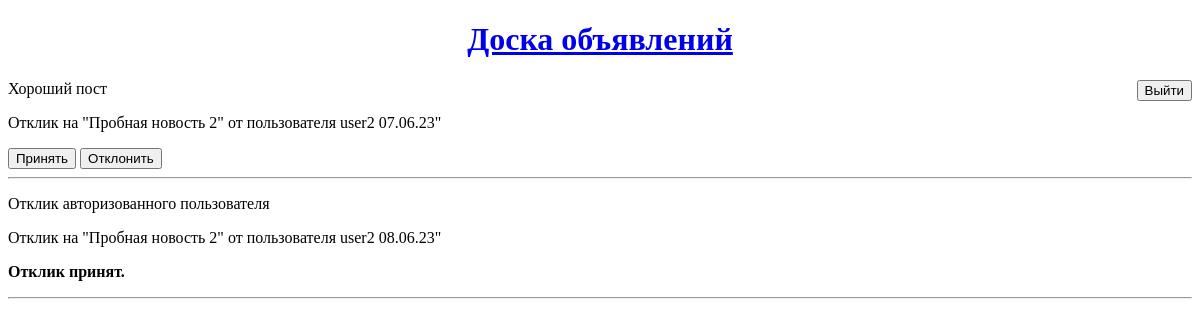
/responses/ (signed in), run on an earlier commit of the app's database.
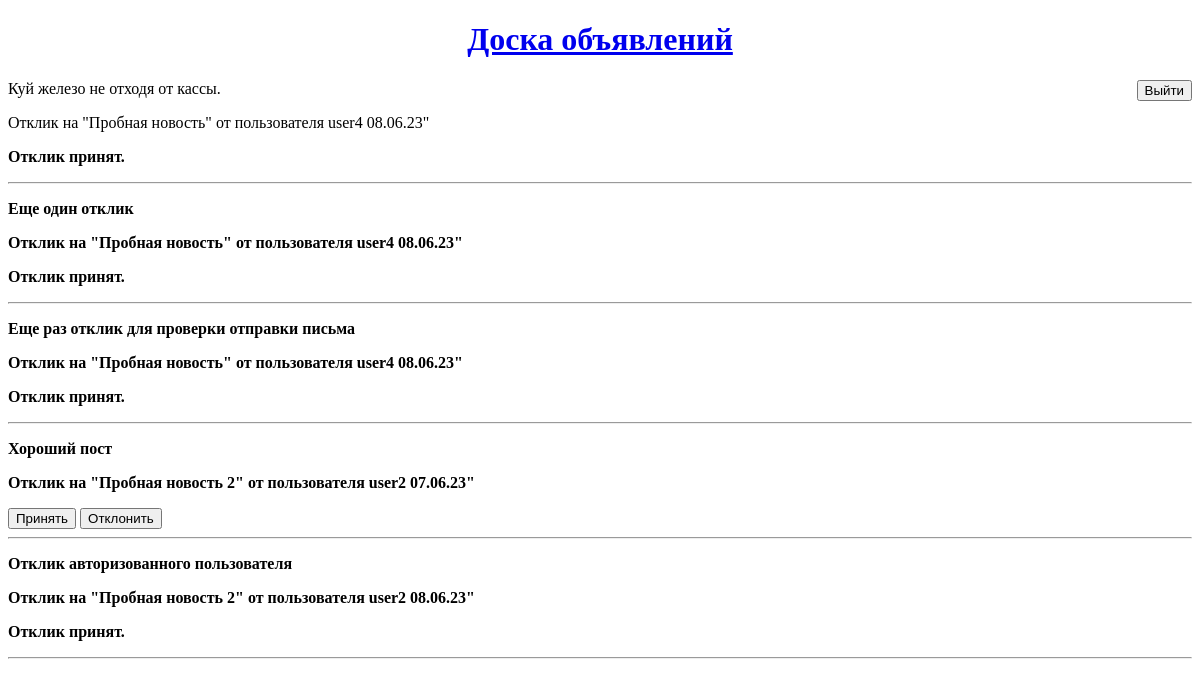
And on a later commit of the database.
### board/models.py (models this page shows, shortened)
class Response(models.Model):
    text = models.TextField()
    time_in = models.DateTimeField(auto_now_add=True)
    user = models.ForeignKey(User, on_delete=models.CASCADE)
    post = models.ForeignKey(Post, on_delete=models.CASCADE)
    accept = models.CharField(max_length=1, null=True)

class Post(models.Model):
    CATEGORIES = [
        ('Tanks', 'Танки'),
        ('Heales', 'Хилы'),
        ('DD', 'ДД'),
        ('Traders', 'Торговцы'),
        ('Guildmasters', 'Гилдмастеры'),
        ('Questgivers', 'Квестгиверы'),
        ('Blacksmiths', 'Кузнецы'),
        ('Tanners', 'Кожевники'),
        ('Poitionsmasters', 'Зельевары'),
        ('Spellmasters', 'Мастера заклинаний'),
    ]
    author = models.ForeignKey(User, on_delete=models.CASCADE)
    title = models.CharField(max_length=255)
    content = RichTextUploadingField()
    category = models.CharField(max_length=48, choices=CATEGORIES)
    created = models.DateTimeField(auto_now_add=True)
    file = models.FileField(upload_to='user_media')

### board/views.py (the view)
# urls.py: path('responses/', views.ResponseList.as_view(), name="response_list"),
class ResponseList(LoginRequiredMixin, generic.ListView):
    model = Response
    template_name = 'response_list.html'
    context_object_name = 'response_list'
    def get_queryset(self):
        queryset = Response.objects.filter(post__author=self.request.user)
        return queryset

### board/templates/response_list.html (shortened to what this page needs)
{% extends 'main.html' %}
    {% block content %}
    {% if response_list %}
        {% for response in response_list %}
        {% if response.accept == 'Y' or response.accept is None %}
            <p>{{ response.text }}</p>
            <p>Отклик на "{{ response.post.title }}" от пользователя {{ response.user }} {{ response.time_in|date:'d.m.y' }}"</p>
                    {% if response.accept == 'Y' %}
                        <p><b>Отклик принят. </p>
                    {% else %}
                        <a href="{% url 'accept' pk=response.pk %}"><button>Принять</button></a>
                        <a href="{% url 'deny' pk=response.pk %}"><button>Отклонить</button></a>
                    {% endif %}
                <hr>
            {% endif %}
        {% endfor %}
    {% else %}
        Откликов нет
    {% endif %}
    {% endblock content %}

### board/templates/main.html (shortened to what this page needs)
<!DOCTYPE html>
<html lang="en">
    <head>
    </head>
    <body>
        <div>
            <h1 style="text-align: center"><a href="/"> Доска объявлений </a></h1>
        </div>
    {% if user.is_authenticated %}
    <a href="{% url 'logout' %}" style="float:right;"><button>Выйти</button></a>
{% else %}
    <a href="{% url 'login' %}" style="float:right;"><button>Войти</button></a>
{% endif %}
        {% block content %}
        {% endblock %}
    </body>
</html>

What changed in the data, as far as the page shows it:
added Response: text "Куй железо не отходя от кассы.", post "Пробная новость", user "user4", time_in "08.06.23", accept "Отклик принят."
added Response: text "Еще один отклик", post "Пробная новость", user "user4", time_in "08.06.23", accept "Отклик принят."
added Response: text "Еще раз отклик для проверки отправки письма", post "Пробная новость", user "user4", time_in "08.06.23", accept "Отклик принят."
